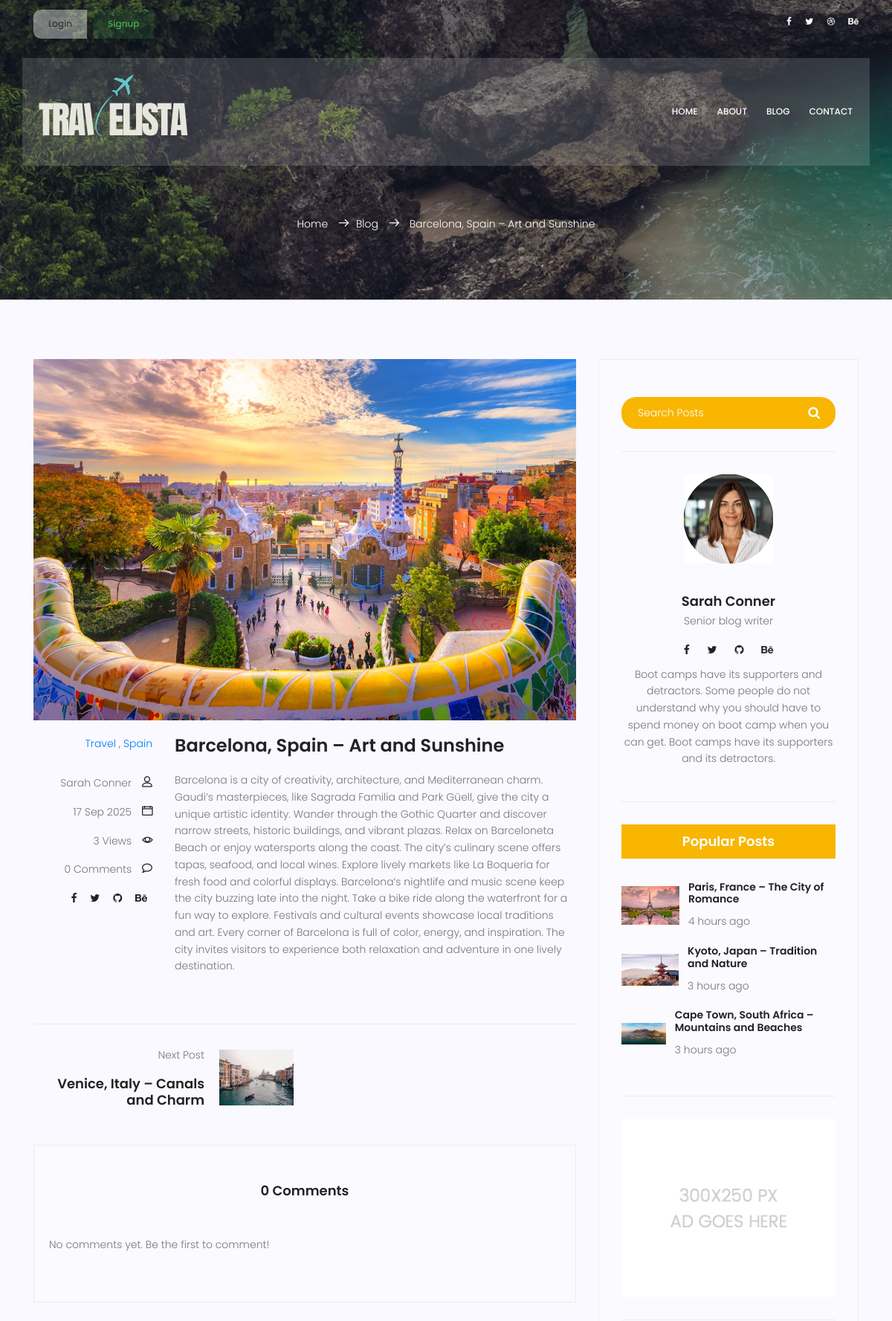
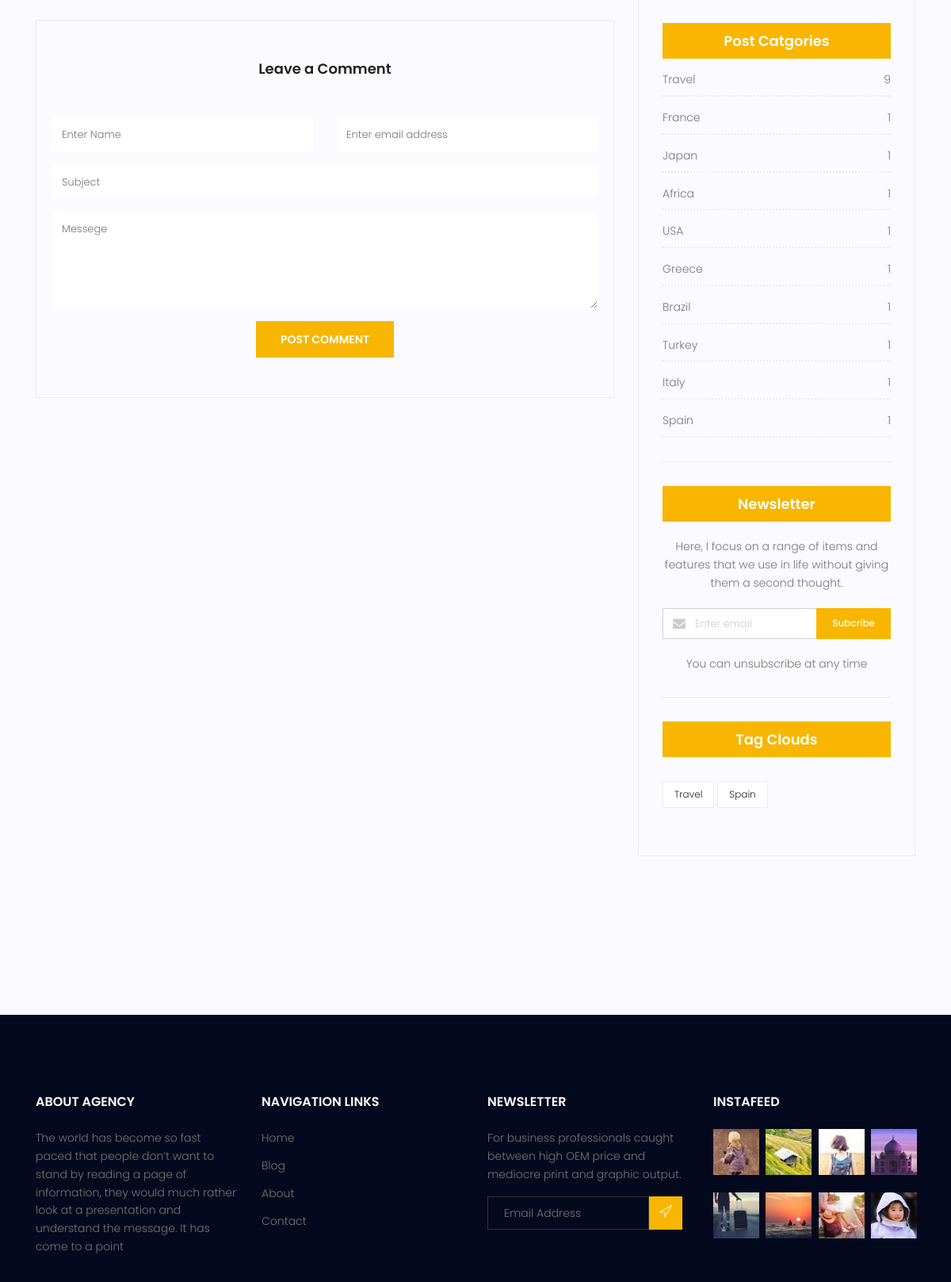
/blog/23 (upper part), run on the app's committed database (2 pictures, top to bottom).
### blog/models.py (models this page shows, shortened)
class Post(models.Model):
    image = models.ImageField(upload_to='blog/',default='blog/default.jpg')
    author = models.ForeignKey(User, on_delete=models.SET_NULL, null=True)
    title = models.CharField(max_length=255)
    content = models.TextField()
    tags = TaggableManager()
    category = models.ManyToManyField(Category)
    counted_views = models.IntegerField(default=0)
    status = models.BooleanField(default=False)
    published_date = models.DateTimeField(null=True)
    login_require = models.BooleanField(default=False)
    created_date = models.DateTimeField(auto_now_add=True)
    updated_date = models.DateTimeField(auto_now=True)
    class Meta:
        ordering = ['-created_date']

class Category(models.Model):
        name = models.CharField(max_length=255)
        def __str__(self):
            return self.name

### accounts/models.py (models this page shows, shortened)
class Profile(models.Model):
    user = models.OneToOneField(User, on_delete=models.CASCADE)
    avatar = models.ImageField(upload_to='avatar/', default='avatar/default.png')

### blog/views.py (the view)
# urls.py: path('<int:pid>', blog_single, name='single'),
def blog_single(request, pid):
    post = get_object_or_404(
        Post,
        id=pid,
        status=1,
        published_date__lte=timezone.now()
    )
    post.counted_views += 1
    post.save(update_fields=['counted_views'])
    posts_list = list(Post.objects.filter(status=1, published_date__lte=timezone.now()).order_by('-published_date'))
    current_index = posts_list.index(post)
    prev_post = posts_list[current_index - 1] if current_index > 0 else None
    next_post = posts_list[current_index + 1] if current_index < len(posts_list) - 1 else None
    if post.login_require and not request.user.is_authenticated:
        login_url = reverse('accounts:login')
        query_string = urlencode({'next': request.get_full_path()})
        url = f"{login_url}?{query_string}"
        return HttpResponseRedirect(url)
    comments = Comment.objects.filter(post=post, approved=True)
    if request.method == 'POST':
        form = CommentForm(request.POST)
        if form.is_valid():
            comment = form.save(commit=False)
            comment.post = post
            if not comment.subject:
                comment.subject = None
            comment.save()
            messages.success(request, 'Your comment submitted successfully!')
        else:
            messages.error(request, 'Your comment did not submit!')
    else:
        form = CommentForm()
    context = {
        'post': post,
        'prev_post': prev_post,
        'next_post': next_post,
        'comments': comments,
        'form': form,
        'author': post.author,  # نویسنده همان پست
    }
    return render(request, 'blog/blog-single.html', context)

### blog/forms.py
class CommentForm(forms.ModelForm):
    subject = forms.CharField(required=False)
    class Meta:
        model = Comment
        fields = ['post', 'name', 'email', 'subject', 'message']

### blog/templatetags/blog_tags.py (called while the page is built)
@register.inclusion_tag('blog/blog-popular-posts.html')
def latestposts(arg=3):
    posts = Post.objects.filter(status=1).order_by('published_date')[:arg]
    return {'posts':posts}

@register.inclusion_tag('blog/blog-post-categories.html')
def postcategories():
    posts = Post.objects.filter(status=1)
    categories = Category.objects.all()
    cat_dict = {}
    for name in categories:
        cat_dict[name] = posts.filter(category=name).count()
    return {'categories': cat_dict}

### templates/blog/blog-single.html (shortened to what this page needs)
{% extends 'base.html' %} {% load static %} {% load blog_tags %} {% load humanize %} {% block content %}
<section class="relative about-banner">
  <div class="overlay overlay-bg"></div>
  <div class="container">
    <div class="row d-flex align-items-center justify-content-center pt-120">
      <div class="about-content col-lg-12">
        <p class="text-white link-nav mt-100">
          <a href="{% url 'website:index' %}">Home </a>
          <span class="lnr lnr-arrow-right"></span
          ><a href="{% url 'blog:index' %}">Blog </a>
          <span class="lnr lnr-arrow-right"></span>
          {{ post.title }}
        </p>
      </div>
    </div>
  </div>
</section>
<section class="post-content-area single-post-area">
  <div class="container">
    <div class="row">
      <div class="col-lg-8 posts-list">
        <div class="single-post row">
          <div class="col-lg-12">
            <div class="feature-img">
              <img
                class="img-fluid"
                src="{{post.image.url}}"
                alt=""
              />
            </div>
          </div>
          <div class="col-lg-3 col-md-3 meta-details">
            <ul class="tags">
              {% for cat in post.category.all %}
                <a href="{% url 'blog:category' cat_name=cat.name %}">{{ cat.name }}</a> {% if not forloop.last %}, {% endif %}
              {% endfor %}
            </ul>
            <div class="user-details row">
              <p class="user-name col-lg-12 col-md-12 col-6">
                <a href="#">{{ post.author.get_full_name }}</a>
                <span class="lnr lnr-user"></span>
              </p>
              <p class="date col-lg-12 col-md-12 col-6">
                <a href="#">{{ post.published_date | date:"d M Y" }}</a>
                <span class="lnr lnr-calendar-full"></span>
              </p>
              <p class="view col-lg-12 col-md-12 col-6">
                <a href="#">{{ post.counted_views }} Views</a> <span class="lnr lnr-eye"></span>
              </p>
              <p class="comments col-lg-12 col-md-12 col-6">
                <a href="{% url 'blog:single' pid=post.id %}#comments">{{ comments|length }} Comments</a>
                <span class="lnr lnr-bubble"></span>
              </p>
              <ul class="social-links col-lg-12 col-md-12 col-6">
                <li>
                  <a href="#"><i class="fa fa-facebook"></i></a>
                </li>
                <li>
                  <a href="#"><i class="fa fa-twitter"></i></a>
                </li>
                <li>
                  <a href="#"><i class="fa fa-github"></i></a>
                </li>
                <li>
                  <a href="#"><i class="fa fa-behance"></i></a>
                </li>
              </ul>
            </div>
          </div>
          <div class="col-lg-9 col-md-9">
            <h3 class="mt-20 mb-20">
              {{ post.title }}
            </h3>
            <p class="excert">
              {{ post.content|safe }}
            </p>
          </div>
        </div>
        <div class="navigation-area">
          <div class="row">
            {% if next_post %}
            <div
              class="col-lg-6 col-md-6 col-12 nav-right flex-row d-flex justify-content-end align-items-center"
            >
              <div class="detials">
                <p>Next Post</p>
                <a href="{% url 'blog:single' pid=next_post.id %}"><h4>{{ next_post.title }}</h4></a>
              </div>
              <div class="arrow">
                <a href="{% url 'blog:single' pid=next_post.id %}"
                  ></a>
              </div>
              <div class="thumb">
                <a href="{% url 'blog:single' pid=next_post.id %}"
                  ><img
                    class="img-fluid"
                    src="{{ next_post.image.url }}"
                    alt=""
                /></a>
              </div>
            </div>
            {% endif %}
          </div>
        </div>
        <div class="comments-area" id="comments">
          <h4>{{ comments|length }} Comments</h4>
          <div class="comment-list">
          {% for comment in comments %}
            <div class="single-comment justify-content-between d-flex">
              <div class="user justify-content-between d-flex">
                <div class="thumb">
                  <img src="{% static 'img/blog/c1.jpg' %}" alt="" />
                </div>
                <div class="desc">
                  <h5><a href="#">{{ comment.name }}</a></h5>
                  <p class="date">{{ comment.created_date|naturaltime }}</p>
                  <p class="comment">{{ comment.message }}</p>
                </div>
              </div>
              <!-- <div class="reply-btn">
                <a href="" class="btn-reply text-uppercase">reply</a>
              </div> -->
            </div>
            {% empty %}
            <p>No comments yet. Be the first to comment!</p>
            {% endfor %}
          </div>
        </div>
        <div class="comment-form">
          <h4>Leave a Comment</h4>
          <form method="post" action="{% url 'blog:single' pid=post.id %}">
            {% if request.user.is_authenticated %}
            <input type="hidden" name="name" value="{{ request.user.first_name }}">
            <input type="hidden" name="email" value="{{ request.user.email }}">
            {% else %}
            <div class="form-group form-inline">
              <div class="form-group col-lg-6 col-md-12 name">
                <input
                  type="text"
                  class="form-control"
                  name="name"
                  placeholder="Enter Name"
                  onfocus="this.placeholder = ''"
                  onblur="this.placeholder = 'Enter Name'"
                />
              </div>
              <div class="form-group col-lg-6 col-md-12 email">
                <input
                  type="email"
                  class="form-control"
                  name="email"
                  placeholder="Enter email address"
                  onfocus="this.placeholder = ''"
                  onblur="this.placeholder = 'Enter email address'"
                />
              </div>
            </div>
            {% endif %}
            <div class="form-group">
              <input
                type="text"
                class="form-control"
                name="subject"
                placeholder="Subject"
                onfocus="this.placeholder = ''"
                onblur="this.placeholder = 'Subject'"
              />
            </div>
            <div class="form-group">
              <textarea
                class="form-control mb-10"
                rows="5"
                name="message"
                placeholder="Messege"
                onfocus="this.placeholder = ''"
                onblur="this.placeholder = 'Messege'"
                required=""
              ></textarea>
            </div>
            <button type="submit" class="primary-btn text-uppercase">Post Comment</button>
          </form>
        </div>
      </div>
      <div class="col-lg-4 sidebar-widgets">
        <div class="widget-wrap">
          {% include 'blog/blog-search.html' %}
          {% include 'blog/blog-writer.html' with author=post.author %}
          {% latestposts %}
          {% include 'blog/blog-ads.html' %}
          {% postcategories %}
          {% include 'blog/blog-newsletter.html' %}
          {% include 'blog/blog-tags.html' %}
        </div>
      </div>
    </div>
  </div>
</section>
{% endblock %}

### templates/blog/blog-writer.html
{% load static %}
<div class="single-sidebar-widget user-info-widget">
    {% if author and author.profile and author.profile.avatar %}
        <img src="{{ author.profile.avatar.url }}" alt="{{ author.get_full_name|default:author.username }}">
    {% else %}
        <img src="{% static 'img/blog/user-info.png' %}" alt="{{ author.get_full_name|default:'Unknown Author' }}">
    {% endif %}
    {% if author %}
        <a href="{% url 'blog:author' author_username=author.username %}">
            <h4>{{ author.first_name|default:author.username }} {{ author.last_name }}</h4>
        </a>
    {% else %}
        <h4>Unknown Author</h4>
    {% endif %}
    <p>Senior blog writer</p>
    <ul class="social-links">
        <li><a href="#"><i class="fa fa-facebook"></i></a></li>
        <li><a href="#"><i class="fa fa-twitter"></i></a></li>
        <li><a href="#"><i class="fa fa-github"></i></a></li>
        <li><a href="#"><i class="fa fa-behance"></i></a></li>
    </ul>
    <p>
        Boot camps have its supporters and detractors. Some people do
        not understand why you should have to spend money on boot camp
        when you can get. Boot camps have its supporters and its
        detractors.
    </p>
</div>

### templates/blog/blog-popular-posts.html
{% load static %}
{% load humanize %}
<div class="single-sidebar-widget popular-post-widget">
            <h4 class="popular-title">Popular Posts</h4>
            <div class="popular-post-list">
              {% for post in posts %}
              <div class="single-post-list d-flex flex-row align-items-center">
                <div class="thumb">
                  <img
                    class="img-fluid"
                    src="{{post.image.url}}"
                    alt=""
                  />
                </div>
                <div class="details">
                  <a href="{% url 'blog:single' pid=post.id %}"
                    ><h6>{{post.title}}</h6></a
                  >
                  <p>{{post.published_date|naturaltime}}</p>
                </div>
              </div>
              {% endfor %}
            </div>
          </div>

### templates/blog/blog-post-categories.html
{% load static %}
<div class="single-sidebar-widget post-category-widget">
            <h4 class="category-title">Post Catgories</h4>
            <ul class="cat-list">
              {% for name,count in categories.items %}
              <li>
                <a href="{% url 'blog:category' cat_name=name %}" class="d-flex justify-content-between">
                  <p>{{name}}</p>
                  <p>{{count}}</p>
                </a>
              </li>
              {% endfor %}
            </ul>
          </div>

### templates/blog/blog-tags.html
{% load static %}
<div class="single-sidebar-widget tag-cloud-widget">
            <h4 class="tagcloud-title">Tag Clouds</h4>
            <ul>
              {% for tag in post.tags.all %}
              <li><a href="{% url 'blog:tag' tag_name=tag.name %}">{{ tag.name }}</a></li>
              {% endfor %}
            </ul>
          </div>

### data on the page
Post: title "Barcelona, Spain – Art and Sunshine", image (picture), author.get_full_name "Sarah Conner", published_date "17 Sep 2025", counted_views "3", content "Barcelona is a city of creativity, architecture, and Mediterranean charm. Gaudi’s masterpieces, like Sagrada Familia and Park Güell, give the city a unique artistic identity. Wander through the Gothic Quarter and discover narrow streets, historic buildings, and vibrant plazas. Relax on Barceloneta Beach or enjoy watersports along the coast. The city’s culinary scene offers tapas, seafood, and local wines. Explore lively markets like La Boqueria for fresh food and colorful displays. Barcelona’s nightlife and music scene keep the city buzzing late into the night. Take a bike ride along the waterfront for a fun way to explore. Festivals and cultural events showcase local traditions and art.…"
Category: name "Travel", count "9"
Category: name "Spain", count "1"
Post: title "Venice, Italy – Canals and Charm", image (picture)
Post: image (picture), title "Paris, France – The City of Romance", published_date "4 hours ago"
Post: image (picture), title "Kyoto, Japan – Tradition and Nature", published_date "3 hours ago"
Post: image (picture), title "Cape Town, South Africa – Mountains and Beaches", published_date "3 hours ago"
Category: name "France", count "1"
Category: name "Japan", count "1"
Category: name "Africa", count "1"
Category: name "USA", count "1"
Category: name "Greece", count "1"
Category: name "Brazil", count "1"
Category: name "Turkey", count "1"
Category: name "Italy", count "1"
Tag: name "Travel"
Tag: name "Spain"

### other printed values
{{ comments|length }} "0"
{{ author.first_name|default:author.username }} "Sarah"
{{ author.last_name }} "Conner"
